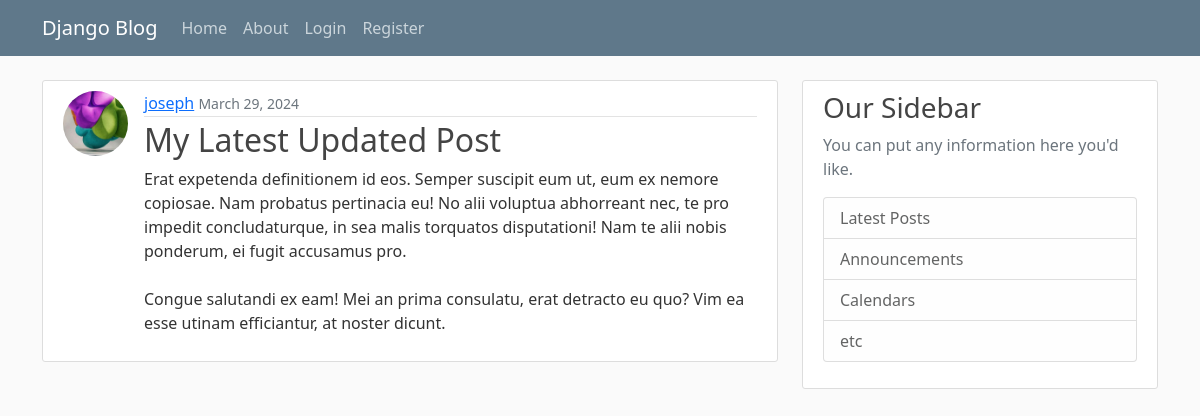
The page /post/30/ on the database its author committed.
### blog/models.py (models this page shows, shortened)
class Post(models.Model):
    title = models.CharField( max_length=100)
    content = models.TextField()
    date_posted = models.DateTimeField(default=timezone.now)
    author = models.ForeignKey(User, on_delete=models.CASCADE)

### users/models.py (models this page shows, shortened)
class Profile(models.Model):
    user = models.OneToOneField(User, on_delete = models.CASCADE)
    image = models.ImageField(default='default.jpg', upload_to='profile_pics')

### blog/views.py (the view)
# urls.py: path('post/<int:pk>/', PostDetailView.as_view(), name="post-detail"),
class PostDetailView(DetailView):
      model = Post

### blog/templates/blog/post_detail.html (shortened to what this page needs)
{% extends "blog/base.html" %}
{% block content %}
    <article class="media content-section">
        <img class="rounded-circle article-img"
             src="{{ object.author.profile.image.url }}"
             alt=""
             srcset=""
             height=""
             width="">
        <div class="media-body">
            <div class="article-metadata">
                <a class="mr-2" href="{% url 'user-posts' object.author.username %}">{{ object.author }}</a>
                <small class="text-muted">{{ object.date_posted|date:"F d, Y" }}</small>
            </div>
            <h2 class="article-title">{{ object.title }}</h2>
            <p class="article-content">{{ object.content }}</p>
        </div>
    </article>
{% endblock content %}

### blog/static/blog/main.css (style rules this page uses)
body { background: #fafafa; color: #333333; margin-top: 5rem; }
h1, h2, h3, h4, h5, h6 { color: #444444; }
.content-section { background: #ffffff; padding: 10px 20px; border: 1px solid #dddddd; border-radius: 3px; margin-bottom: 20px; display: flex; }
.article-title { color: #444444; }
.article-content { white-space: pre-line; }
.article-img { height: 65px; width: 65px; margin-right: 16px; }
.article-metadata { padding-bottom: 1px; margin-bottom: 4px; border-bottom: 1px solid #e3e3e3; }

### rows shown on the page
Post: author.profile.image (picture), author "joseph", date_posted "March 29, 2024", title "My Latest Updated Post", content "Erat expetenda definitionem id eos. Semper suscipit eum ut, eum ex nemore copiosae. Nam probatus pertinacia eu! No alii voluptua abhorreant nec, te pro impedit concludaturque, in sea malis torquatos disputationi! Nam te alii nobis ponderum, ei fugit accusamus pro. Congue salutandi ex eam! Mei an prima consulatu, erat detracto eu quo? Vim ea esse utinam efficiantur, at noster dicunt."
